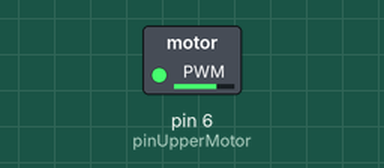
A sketch run on a simulated Arduino Uno, built with avr-gcc and run on an emulated ATmega328P. On the bench: switched loads named in the sketch (green lamp = pin HIGH).

Above: at 0.1 s.
Timing chart, 0 to 1.6 s (numbered marks = the images above):
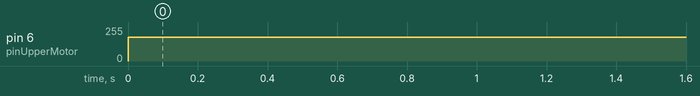

Measured:
- by itself, pin 6 (pinUpperMotor): 0/255 → 180/255 at 0.00 s

The sketch:

code.ino
```cpp
const int pinUpperMotor = 6;

void setup() {
  pinMode(pinUpperMotor, OUTPUT);
}

void loop() {
  // Use PWM to run the motor at a lower speed.
  analogWrite(pinUpperMotor, 180);
}
```
